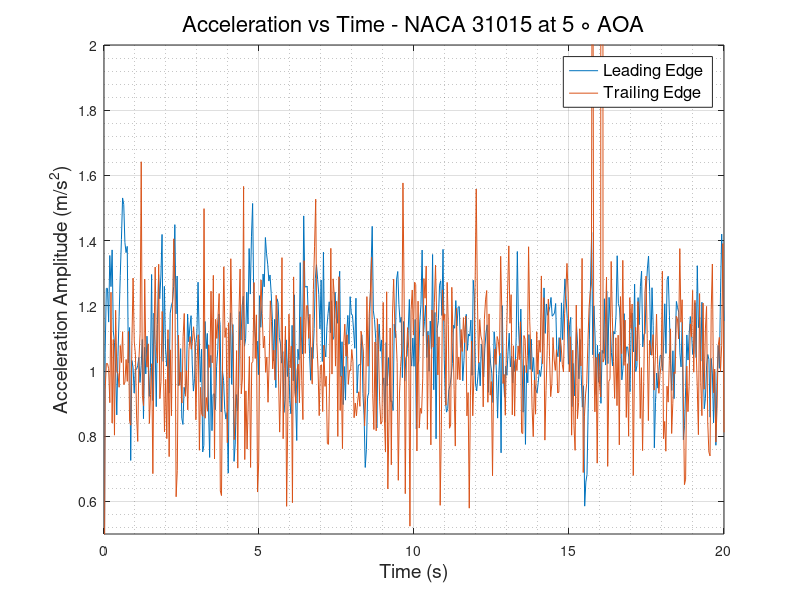
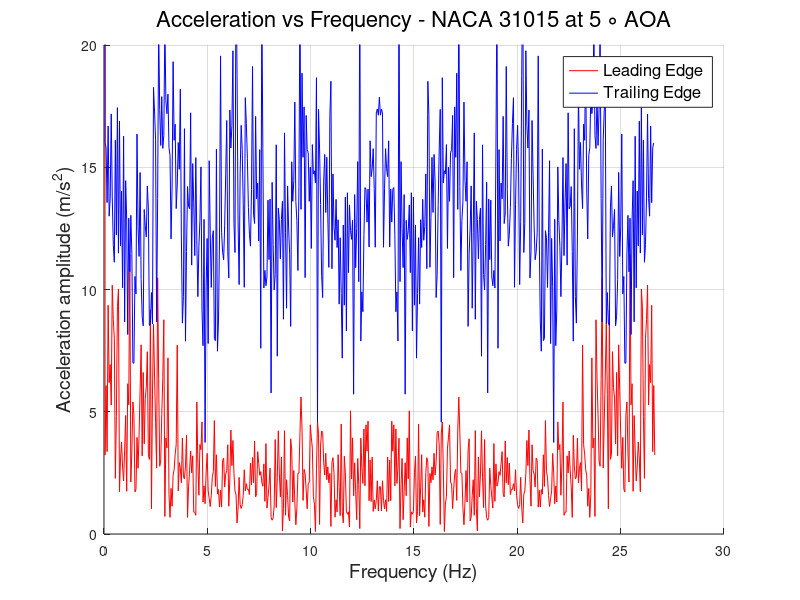

MATLAB code for these plots, in order:
 clc
clear
close all
%% READING ACCELEROMETER DATA and defining Variables
                        % LEADING EDGE %
data   = xlsread('LE_600rpm.csv');
LE_time   = data(:,1);
LE_X_acc  = data(:,2);
LE_Y_acc  = data(:,3);
LE_Z_acc  = data(:,4);
LE_R_acc  = sqrt(LE_X_acc.^2 + LE_Y_acc.^2 + LE_Z_acc.^2);
% plot(LE_time,LE_R_acc)
N      = numel(LE_time);
Ts     = abs(diff(LE_time(1:2)));
fs     = 1/Ts;
f_axis = [0:N-1]*fs/N;
A_freq_LE = fft(LE_R_acc);
figure(1) 
plot(LE_time,LE_R_acc)
hold on
figure(2)
hold on
plot(f_axis,abs(A_freq_LE),'-r','LineWidth',0.5)
grid on 
grid minor
                        % TRAILING EDGE %
data   = xlsread('TE_600rpm.csv');
TE_time   = data(:,1);
TE_X_acc  = data(:,2);
TE_Y_acc  = data(:,3);
TE_Z_acc  = data(:,4);
TE_R_acc  = sqrt(TE_X_acc.^2 + TE_Y_acc.^2 + TE_Z_acc.^2);
% plot(TE_time,TE_R_acc)
N      = numel(TE_time);
Ts     = abs(diff(TE_time(1:2)));
fs     = 1/Ts;
f_axis = [0:N-1]*fs/N;
A_freq_TE = fft(TE_R_acc);
figure(1)
plot(TE_time, TE_R_acc)
grid on
grid minor
xlabel('Time (s)','FontSize',14,'FontWeight','normal')
ylabel('Acceleration Amplitude (m/s^2)','FontSize',14,'FontWeight','normal')
legend ('Leading Edge','Trailing Edge','FontSize',12,'FontWeight','normal')
title('Acceleration vs Time - NACA 31015 at 5 \circ AOA','FontSize',16,'FontWeight','normal')
ylim([0.5 2])
figure(2)
plot(f_axis,abs(A_freq_TE),'-b','LineWidth',0.5)
grid on 
grid minor
ylabel('Acceleration amplitude (m/s^2)','FontSize',14,'FontWeight','normal')
xlabel('Frequency (Hz)','FontSize',14,'FontWeight','normal')
ylim([0 20])
legend ('Leading Edge','Trailing Edge','FontSize',12,'FontWeight','normal')
title('Acceleration vs Frequency - NACA 31015 at 5 \circ AOA','FontSize',16,'FontWeight','normal')
